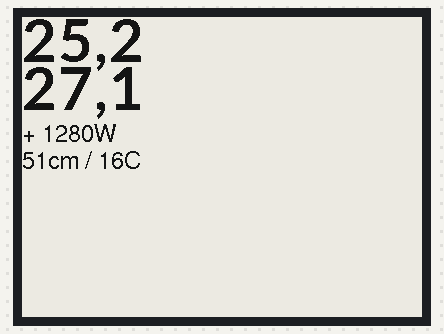
Simulated run of this sketch. Board: ESP32. Shown: 400×300 one-colour display. What the sketch prints to the serial monitor is not drawn.

Above: at 2.2 s.

The sketch:

GxEPD_4.2m.ino
```cpp
// mapping suggestion for ESP32, e.g. LOLIN32, see .../variants/.../pins_arduino.h for your board
// NOTE: there are variants with different pins for SPI ! CHECK SPI PINS OF YOUR BOARD
// BUSY -> 4, RST -> 16, DC -> 17, CS -> SS(5), CLK -> SCK(18), DIN -> MOSI(23), GND -> GND, 3.3V -> 3.3V

/*
#define ENABLE_GxEPD2_GFX 1
#include <GxEPD2_BW.h>
#include <GxEPD2_3C.h>
#include <Fonts/FreeMonoBold9pt7b.h>
GxEPD2_3C<GxEPD2_154c, GxEPD2_154c::HEIGHT> display(GxEPD2_154c(15,17,16,4));
*/


// include library, include base class, make path known
#include <GxEPD.h>

#include <GxGDEW042T2/GxGDEW042T2.h>      // 4.2" b/w
// FreeFonts from Adafruit_GFX
#include <Fonts/FreeMonoBold9pt7b.h>
#include <Fonts/FreeMonoBold12pt7b.h>
#include <Fonts/FreeMonoBold18pt7b.h>
#include <Fonts/FreeMonoBold24pt7b.h>


#include <Fonts/FreeSans12pt7b.h>
#include <Fonts/FreeSans18pt7b.h>
#include <Fonts/FreeSans24pt7b.h>
#include <Fonts/FreeSansBold24pt7b.h>

#include "fonts.h"


#include <GxIO/GxIO_SPI/GxIO_SPI.h>
#include <GxIO/GxIO.h>

GxIO_Class io(SPI, /*CS=5*/ 15, /*DC=*/ 17, /*RST=*/ 16); // arbitrary selection of 17, 16
GxEPD_Class display(io, /*RST=*/ 16, /*BUSY=*/ 4); // arbitrary selection of (16), 4


void setup() {


  Serial.begin(115200);
  Serial.println();
  Serial.println("setup");

  delay(100);
  display.init(115200);

  display.fillScreen(GxEPD_WHITE);

  display.setTextColor(GxEPD_BLACK);
  display.setCursor(0, 39);
  display.setFont(&Lato_Bold_60);
  display.print("25,2");

  display.setTextColor(GxEPD_RED);
  display.setCursor(125, 35);
  display.setFont(&FreeSansBold24pt7b);
  display.print("<");

  display.setTextColor(GxEPD_BLACK);
  display.setCursor(0, 93);
  display.setFont(&Lato_Bold_60);
  display.print("27,1°");

  display.setTextColor(GxEPD_RED);
  display.setCursor(125, 83);
  display.setFont(&FreeSansBold24pt7b);
  display.print(">");

  display.setCursor(0, 97);
  display.setFont(&FreeSans18pt7b);
  display.print("_______");

  display.setCursor(0, 124);
  display.setTextColor(GxEPD_BLACK);
  display.setFont(&FreeSans12pt7b);
  display.print("+ 1280W");
  display.setTextColor(GxEPD_RED);

  //display.setCursor(125, 127);
  //display.setFont(&FreeSansBold24pt7b);
  //display.print("<");

  display.setFont(&FreeSans18pt7b);
  display.setCursor(0, 124);
  display.print("_______");

  display.setFont(&FreeSans12pt7b);
  display.setCursor(0, 151);
  display.setTextColor(GxEPD_BLACK);
  display.print("51cm / 16C");
  display.update();
  delay(5000);
}


void loop() {
  // put your main code here, to run repeatedly:

}
```

Source omitted: fonts.h (data table, 70988 bytes)
